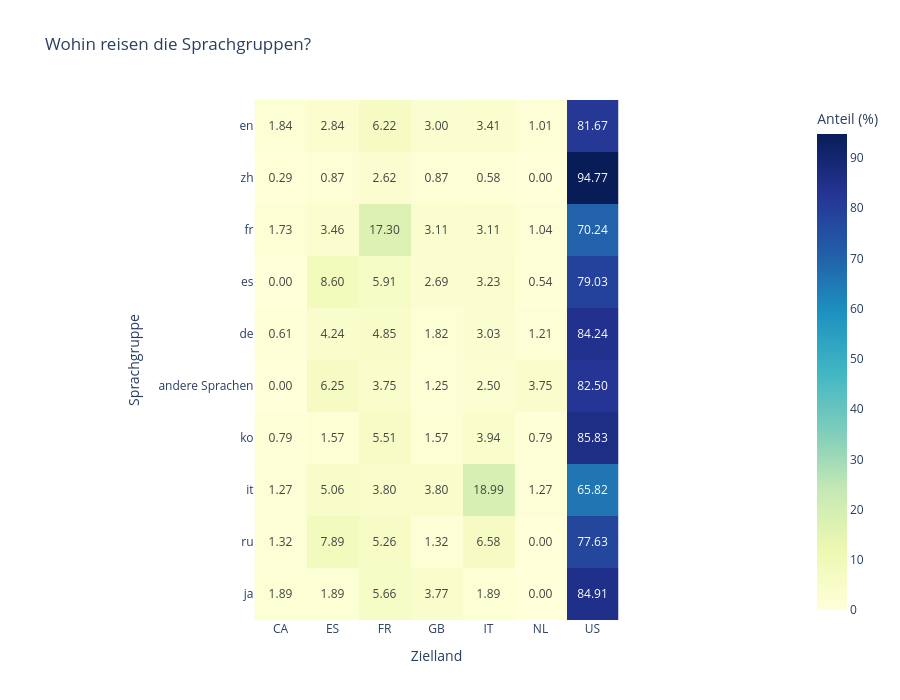

Notebook code for this chart:
### Code cell
# Mit USA
heatmap_data = crosstab_final

# Sortierung nach der Größe der Sprachgruppen für eine bessere Übersicht
lang_order = df_filtered['user_language_grouped'].value_counts().index
heatmap_data = heatmap_data.reindex(lang_order)

fig_frage1_2 = px.imshow(
    heatmap_data,
    labels=dict(x="Zielland", y="Sprachgruppe", color="Anteil (%)"),
    x=heatmap_data.columns,
    y=heatmap_data.index,
    text_auto='.2f', # Zahlen direkt in der Heatmap anzeigen
    color_continuous_scale='YlGnBu',
    title=' Wohin reisen die Sprachgruppen?'
)
fig_frage1_2.update_layout(height=700, width=900, template='plotly_white')

# Plots anzeigen
fig_frage1_2.show()

### Figure 1 — Plotly figure (JSON) as saved in the notebook; plotly's stock layout.template omitted (floating-point values rounded to 4 significant figures)
{"data": [{"coloraxis": "coloraxis", "hovertemplate": "Zielland: %{x}<br>Sprachgruppe: %{y}<br>Anteil (%): %{z}<extra></extra>", "name": "0", "texttemplate": "%{z:.2f}", "type": "heatmap", "x": ["CA", "ES", "FR", "GB", "IT", "NL", "US"], "xaxis": "x", "y": ["en", "zh", "fr", "es", "de", "andere Sprachen", "ko", "it", "ru", "ja"], "yaxis": "y", "z": [[1.837, 2.837, 6.224, 3.004, 3.413, 1.01, 81.67], [0.2907, 0.8721, 2.616, 0.8721, 0.5814, 0.0, 94.77], [1.73, 3.46, 17.3, 3.114, 3.114, 1.038, 70.24], [0.0, 8.602, 5.914, 2.688, 3.226, 0.5376, 79.03], [0.6061, 4.242, 4.848, 1.818, 3.03, 1.212, 84.24], [0.0, 6.25, 3.75, 1.25, 2.5, 3.75, 82.5], [0.7874, 1.575, 5.512, 1.575, 3.937, 0.7874, 85.83], [1.266, 5.063, 3.797, 3.797, 18.99, 1.266, 65.82], [1.316, 7.895, 5.263, 1.316, 6.579, 0.0, 77.63], [1.887, 1.887, 5.66, 3.774, 1.887, 0.0, 84.91]]}], "layout": {"coloraxis": {"colorbar": {"title": {"text": "Anteil (%)"}}, "colorscale": [[0, "rgb(255,255,217)"], [0.125, "rgb(237,248,177)"], [0.25, "rgb(199,233,180)"], [0.375, "rgb(127,205,187)"], [0.5, "rgb(65,182,196)"], [0.625, "rgb(29,145,192)"], [0.75, "rgb(34,94,168)"], [0.875, "rgb(37,52,148)"], [1, "rgb(8,29,88)"]]}, "height": 700, "title": {"text": " Wohin reisen die Sprachgruppen?"}, "width": 900, "xaxis": {"anchor": "y", "constrain": "domain", "domain": [0, 1], "scaleanchor": "y", "title": {"text": "Zielland"}}, "yaxis": {"anchor": "x", "autorange": "reversed", "constrain": "domain", "domain": [0, 1], "title": {"text": "Sprachgruppe"}}}}
